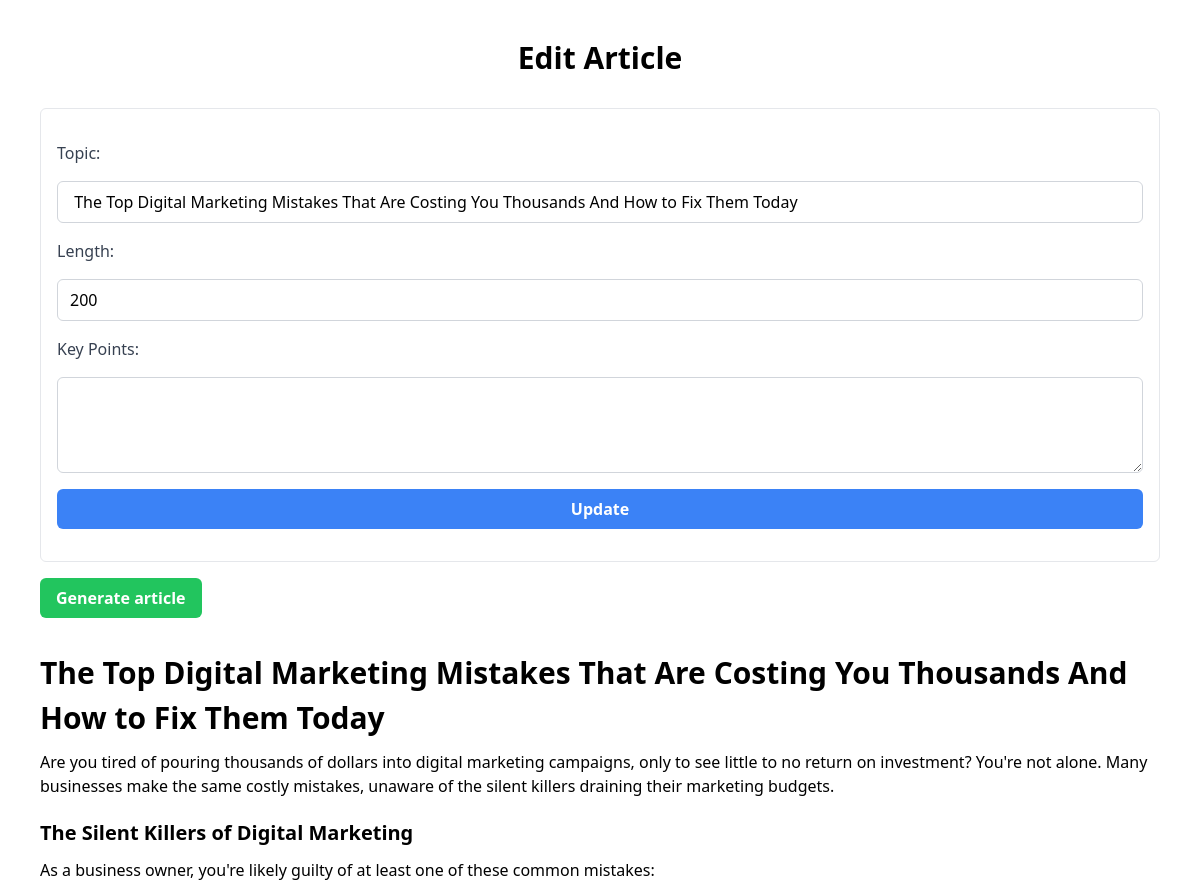
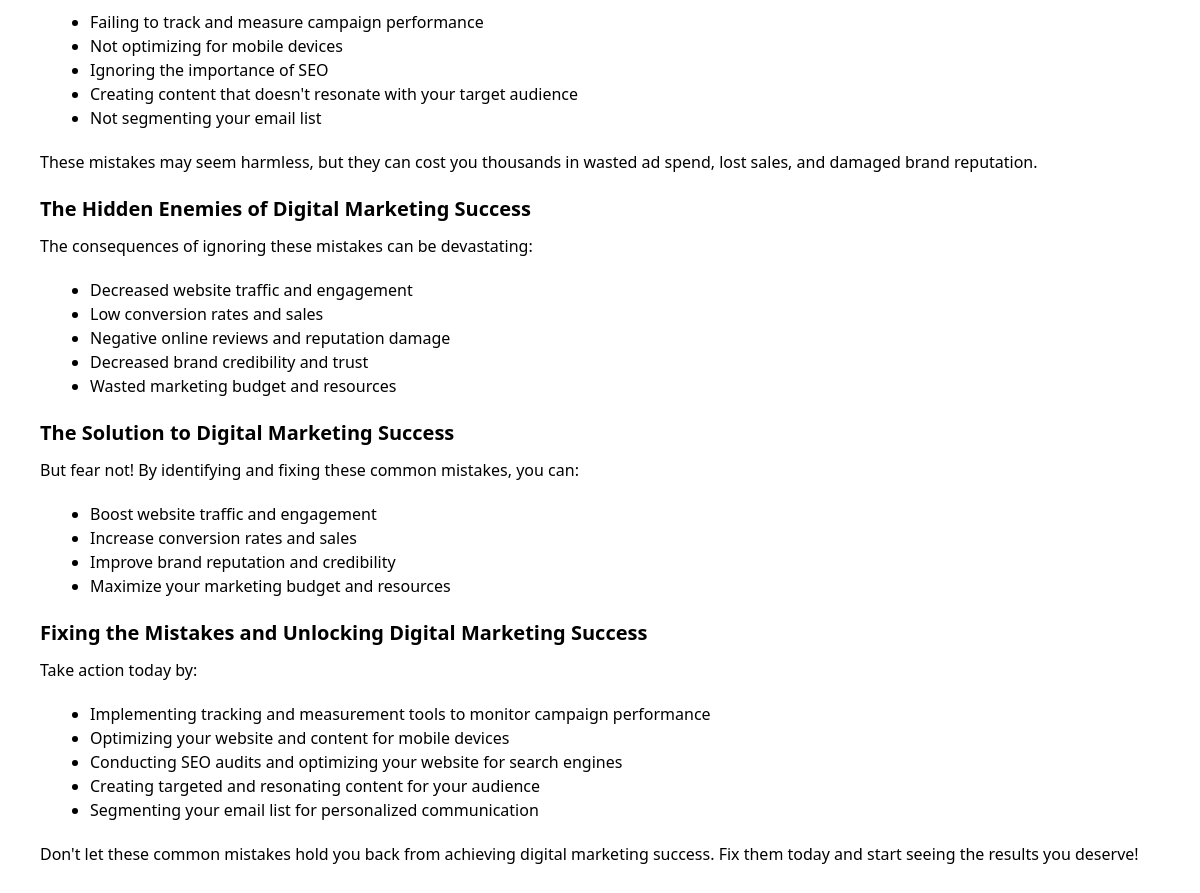
Page /edit/10 on the committed database (2 pictures, top to bottom).
### app.py (models this page shows, shortened)
class Article(db.Model):
    id = db.Column(db.Integer, primary_key=True)
    topic = db.Column(db.String(100), nullable=False)
    length = db.Column(db.Integer, nullable=False)
    key_points = db.Column(db.Text, nullable=False)
    post = db.Column(db.Text, nullable=True)
    review = db.Column(db.Text, nullable=True)

### app.py (the view)
@app.route("/edit/<int:id>", methods=["GET", "POST"])
def edit(id):
    article = Article.query.get_or_404(id)
    if request.method == "POST":
        article.topic = request.form["topic"]
        article.length = int(request.form["length"])
        article.key_points = request.form["key_points"]
        db.session.commit()
        return redirect(url_for("index"))
    return render_template("edit.html", article=article)

### templates/edit.html (shortened to what this page needs)
<!DOCTYPE html>
<html>
  <head>
    <script src="https://cdn.tailwindcss.com"></script>
  </head>
  <body class="p-10">
    <h1 class="text-3xl font-bold text-center mb-8">Edit Article</h1>
    <form
      action="{{ url_for('edit', id=article.id) }}"
      method="post"
      class="flex flex-col space-y-4 px-4 py-8 border border-gray-200 rounded-md"
    >
      <label for="topic" class="text-gray-700 font-medium">Topic:</label>
      <input
        type="text"
        id="topic"
        name="topic"
        value="{{ article.topic }}"
        class="px-3 py-2 rounded-md focus:outline-none focus:ring focus:ring-blue-500 border border-gray-300"
      />
      <label for="length" class="text-gray-700 font-medium">Length:</label>
      <input
        type="number"
        id="length"
        name="length"
        value="{{ article.length }}"
        class="px-3 py-2 rounded-md focus:outline-none focus:ring focus:ring-blue-500 border border-gray-300"
      />
      <label for="key_points" class="text-gray-700 font-medium"
        >Key Points:</label
      >
      <textarea
        id="key_points"
        name="key_points"
        class="px-3 py-2 rounded-md focus:outline-none focus:ring focus:ring-blue-500 border border-gray-300 h-24"
      >
{{ article.key_points }}</textarea
      >
      <input
        type="submit"
        value="Update"
        class="bg-blue-500 hover:bg-blue-700 text-white font-bold py-2 px-4 rounded-md"
      />
    </form>
    <button
      id="generate-button"
      class="bg-green-500 hover:bg-green-700 text-white font-bold py-2 px-4 rounded-md mt-4"
      onclick="generateArticle()"
    >
      Generate article
    </button>
    <div id="post" class="mt-8 [*>h1:font-bold]">{{ article.post|safe }}</div>
  </body>
</html>

### templates/edit.html (style rules this page uses)
#post h1 { font-size: 30px; font-weight: bold; margin-bottom: 10px; }
#post h2 { font-weight: bold; font-size: 20px; margin-bottom: 10px; margin-top: 20px; }
#post p { margin-bottom: 20px; }
#post ul { margin-left: 50px; margin-bottom: 20px; }
#post li { list-style: disc; }

### rows in the picture
Article: topic "The Top Digital Marketing Mistakes That Are Costing You Thousands And How to Fix Them Today", length "200", post "The Top Digital Marketing Mistakes That Are Costing You Thousands And How to Fix Them Today Are you tired of pouring thousands of dollars into digital marketing campaigns, only to see little to no return on investment? You're not alone. Many businesses make the same costly mistakes, unaware of the silent killers draining their marketing budgets. The Silent Killers of Digital Marketing As a business owner, you're likely guilty of at least one of these common mistakes: Failing to track and measure campaign performance Not optimizing for mobile devices Ignoring the importance of SEO Creating content that doesn't resonate with your target audience Not segmenting your email list These mistakes…"
